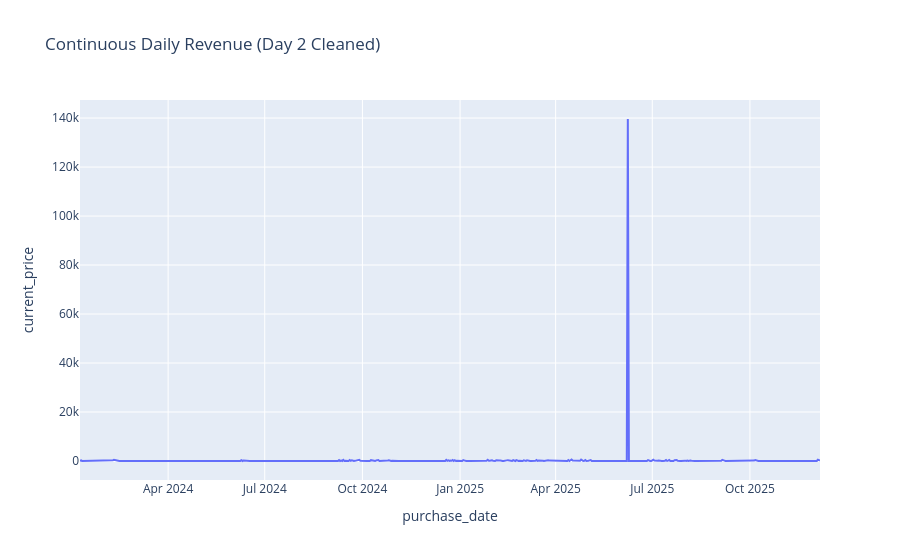

Notebook code cell kept with this figure:
### Code cell
import pandas as pd
import plotly.express as px

# 1. Load the data
df = pd.read_csv("fashion_boutique_dataset.csv")

# 2. Fix the date format (using 'mixed' to prevent the error we saw earlier)
df['purchase_date'] = pd.to_datetime(df['purchase_date'], format='mixed', dayfirst=True)

# 3. Resample: This creates a row for every single day and fills gaps with 0
# This is the "Heartbeat" fix for Day 2
daily_data = df.groupby('purchase_date')['current_price'].sum().resample('D').asfreq().fillna(0).reset_index()

# 4. Success Check
print(f"Timeline fixed! Total days in dataset: {len(daily_data)}")
print(daily_data.head(10))

# 5. Visual Check
fig = px.line(daily_data, x='purchase_date', y='current_price', 
              title='Continuous Daily Revenue (Day 2 Cleaned)')
fig.show()

### Figure 1 — Plotly figure (JSON) as saved in the notebook; plotly's stock layout.template omitted (floating-point values rounded to 4 significant figures; data arrays with more than 128 entries replaced by an {"elided": "..."} marker saying what was removed)
{"data": [{"hovertemplate": "purchase_date=%{x}<br>current_price=%{y}<extra></extra>", "legendgroup": "", "line": {"color": "#636efa", "dash": "solid"}, "marker": {"symbol": "circle"}, "mode": "lines", "name": "", "orientation": "v", "showlegend": false, "type": "scatter", "x": {"elided": "698 str values"}, "xaxis": "x", "y": {"elided": "698 float values"}, "yaxis": "y"}], "layout": {"legend": {"tracegroupgap": 0}, "title": {"text": "Continuous Daily Revenue (Day 2 Cleaned)"}, "xaxis": {"anchor": "y", "domain": [0, 1], "title": {"text": "purchase_date"}}, "yaxis": {"anchor": "x", "domain": [0, 1], "title": {"text": "current_price"}}}}
